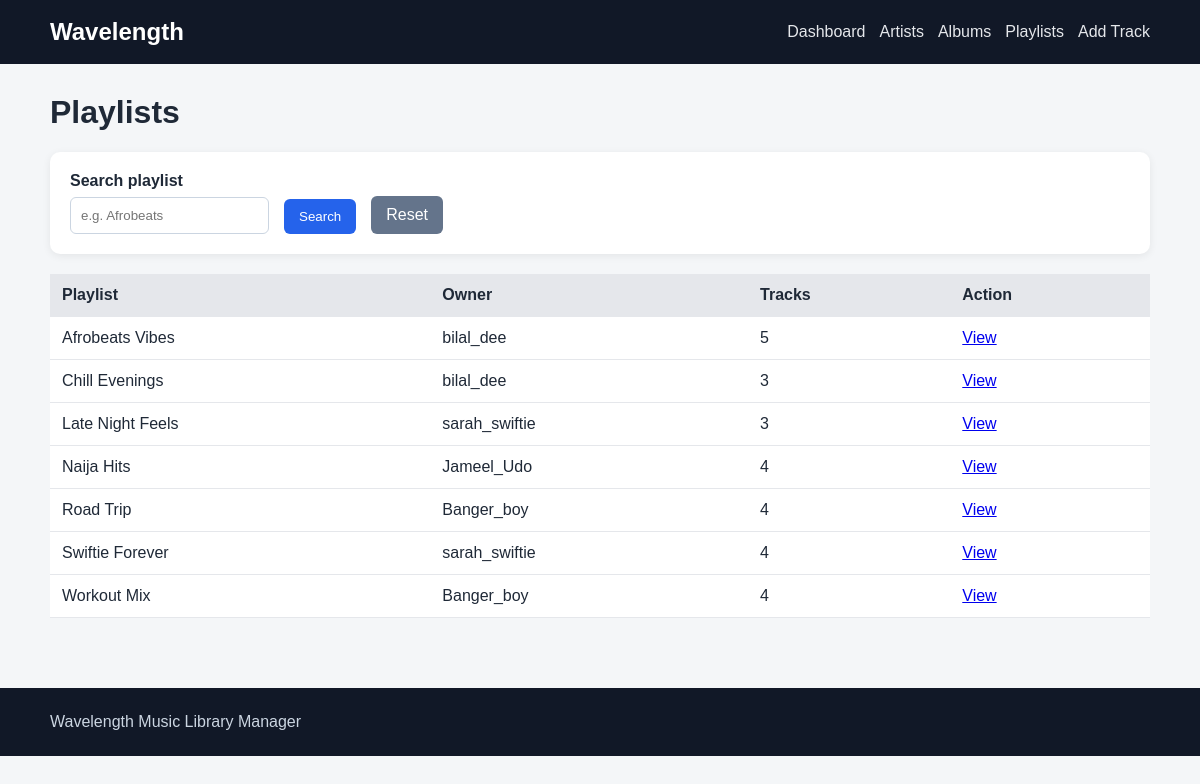
The app's page /wavelength/playlists.php with its own data.
### tables this page shows
CREATE TABLE `playlists` (
  `playlist_id` int NOT NULL,
  `user_id` int DEFAULT NULL,
  `playlist_name` varchar(100) NOT NULL
);

CREATE TABLE `users` (
  `user_id` int NOT NULL,
  `username` varchar(50) NOT NULL,
  `email` varchar(100) NOT NULL,
  `join_date` date DEFAULT NULL
);

### wavelength/playlists.php (the view, shortened to what this page needs)
<?php
require 'db.php';
$search = trim($_GET['search'] ?? '');
$sql = "
    SELECT
        p.playlist_id,
        p.playlist_name,
        u.username,
        COUNT(pt.track_id) AS track_count
    FROM playlists p
    LEFT JOIN users u ON u.user_id = p.user_id
    LEFT JOIN playlist_tracks pt ON pt.playlist_id = p.playlist_id
";
$params = [];
$sql .= "
    GROUP BY p.playlist_id, p.playlist_name, u.username
    ORDER BY p.playlist_name ASC
";
$stmt = $pdo->prepare($sql);
$stmt->execute($params);
$playlists = $stmt->fetchAll();
require 'partials/header.php';
?>
<h1>Playlists</h1>
<form class="filters" method="get">
    <label>Search playlist
        <input type="text" name="search" value="<?= htmlspecialchars($search) ?>" placeholder="e.g. Afrobeats">
    </label>
    <button class="button" type="submit">Search</button>
    <a class="button secondary" href="playlists.php">Reset</a>
</form>
<table>
    <thead><tr><th>Playlist</th><th>Owner</th><th>Tracks</th><th>Action</th></tr></thead>
    <tbody>
    <?php foreach ($playlists as $playlist): ?>
        <tr>
            <td><?= htmlspecialchars($playlist['playlist_name']) ?></td>
            <td><?= $playlist['username'] === null ? 'Unknown' : htmlspecialchars($playlist['username']) ?></td>
            <td><?= (int)$playlist['track_count'] ?></td>
            <td><a href="playlist.php?id=<?= (int)$playlist['playlist_id'] ?>">View</a></td>
        </tr>
    <?php endforeach; ?>
    </tbody>
</table>
<?php require 'partials/footer.php'; ?>

### wavelength/css/style.css (style rules this page uses)
* { box-sizing: border-box; }
body { margin: 0; font-family: Arial, sans-serif; background: #f4f6f8; color: #1f2937; }
h1 { margin-top: 0; }
.card, .form-card, .filters { background: white; border-radius: 10px; padding: 20px; margin-bottom: 20px; box-shadow: 0 2px 8px rgba(0,0,0,.07); }
.filters { display: flex; flex-wrap: wrap; align-items: end; gap: 15px; }
.filters label, .form-card label { display: flex; flex-direction: column; gap: 7px; font-weight: bold; }
input, select { padding: 10px; border: 1px solid #cbd5e1; border-radius: 6px; min-width: 180px; }
.button { display: inline-block; border: 0; border-radius: 6px; background: #2563eb; color: white; padding: 10px 15px; text-decoration: none; cursor: pointer; }
.button.secondary { background: #64748b; }
table { width: 100%; border-collapse: collapse; background: white; margin-bottom: 20px; }
th, td { padding: 12px; border-bottom: 1px solid #e5e7eb; text-align: left; }
th { background: #e5e7eb; }

### records on screen
playlists: playlist_name "Afrobeats Vibes", user.username "bilal_dee", track_count "5"
playlists: playlist_name "Chill Evenings", user.username "bilal_dee", track_count "3"
playlists: playlist_name "Late Night Feels", user.username "sarah_swiftie", track_count "3"
playlists: playlist_name "Naija Hits", user.username "Jameel_Udo", track_count "4"
playlists: playlist_name "Road Trip", user.username "Banger_boy", track_count "4"
playlists: playlist_name "Swiftie Forever", user.username "sarah_swiftie", track_count "4"
playlists: playlist_name "Workout Mix", user.username "Banger_boy", track_count "4"
